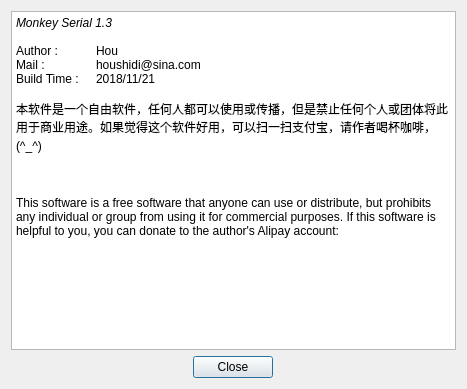
<?xml version="1.0" encoding="UTF-8"?>
<ui version="4.0">
 <class>About</class>
 <widget class="QDialog" name="About">
  <property name="geometry">
   <rect>
    <x>0</x>
    <y>0</y>
    <width>467</width>
    <height>389</height>
   </rect>
  </property>
  <property name="windowTitle">
   <string>About</string>
  </property>
  <property name="styleSheet">
   <string notr="true">font: 9pt &quot;微软雅黑&quot;;</string>
  </property>
  <layout class="QVBoxLayout" name="verticalLayout_2">
   <item>
    <layout class="QVBoxLayout" name="verticalLayout">
     <item>
      <layout class="QHBoxLayout" name="horizontalLayout">
       <item>
        <widget class="QTextBrowser" name="textBrowser">
         <property name="html">
          <string>&lt;!DOCTYPE HTML PUBLIC &quot;-//W3C//DTD HTML 4.0//EN&quot; &quot;http://www.w3.org/TR/REC-html40/strict.dtd&quot;&gt;
&lt;html&gt;&lt;head&gt;&lt;meta name=&quot;qrichtext&quot; content=&quot;1&quot; /&gt;&lt;style type=&quot;text/css&quot;&gt;
p, li { white-space: pre-wrap; }
&lt;/style&gt;&lt;/head&gt;&lt;body style=&quot; font-family:'微软雅黑'; font-size:9pt; font-weight:400; font-style:normal;&quot;&gt;
&lt;p style=&quot; margin-top:0px; margin-bottom:0px; margin-left:0px; margin-right:0px; -qt-block-indent:0; text-indent:0px;&quot;&gt;&lt;img src=&quot;:/image/icon/serial-port.png&quot; /&gt;&lt;span style=&quot; font-style:italic;&quot;&gt;Monkey Serial 1.3&lt;/span&gt;&lt;/p&gt;
&lt;p style=&quot;-qt-paragraph-type:empty; margin-top:0px; margin-bottom:0px; margin-left:0px; margin-right:0px; -qt-block-indent:0; text-indent:0px;&quot;&gt;&lt;br /&gt;&lt;/p&gt;
&lt;p style=&quot; margin-top:0px; margin-bottom:0px; margin-left:0px; margin-right:0px; -qt-block-indent:0; text-indent:0px;&quot;&gt;Author :	Hou&lt;/p&gt;
&lt;p style=&quot; margin-top:0px; margin-bottom:0px; margin-left:0px; margin-right:0px; -qt-block-indent:0; text-indent:0px;&quot;&gt;Mail :	houshidi@sina.com&lt;/p&gt;
&lt;p style=&quot; margin-top:0px; margin-bottom:0px; margin-left:0px; margin-right:0px; -qt-block-indent:0; text-indent:0px;&quot;&gt;Build Time :	2018/11/21 &lt;/p&gt;
&lt;p style=&quot;-qt-paragraph-type:empty; margin-top:0px; margin-bottom:0px; margin-left:0px; margin-right:0px; -qt-block-indent:0; text-indent:0px;&quot;&gt;&lt;br /&gt;&lt;/p&gt;
&lt;p style=&quot; margin-top:0px; margin-bottom:0px; margin-left:0px; margin-right:0px; -qt-block-indent:0; text-indent:0px;&quot;&gt;本软件是一个自由软件，任何人都可以使用或传播，但是禁止任何个人或团体将此用于商业用途。如果觉得这个软件好用，可以扫一扫支付宝，请作者喝杯咖啡， (^_^)&lt;/p&gt;
&lt;p style=&quot;-qt-paragraph-type:empty; margin-top:0px; margin-bottom:0px; margin-left:0px; margin-right:0px; -qt-block-indent:0; text-indent:0px;&quot;&gt;&lt;br /&gt;&lt;/p&gt;
&lt;p align=&quot;center&quot; style=&quot; margin-top:0px; margin-bottom:0px; margin-left:0px; margin-right:0px; -qt-block-indent:0; text-indent:0px;&quot;&gt;&lt;img src=&quot;:/image/icon/alipay.png&quot; /&gt;&lt;/p&gt;
&lt;p style=&quot;-qt-paragraph-type:empty; margin-top:0px; margin-bottom:0px; margin-left:0px; margin-right:0px; -qt-block-indent:0; text-indent:0px;&quot;&gt;&lt;br /&gt;&lt;/p&gt;
&lt;p style=&quot; margin-top:0px; margin-bottom:0px; margin-left:0px; margin-right:0px; -qt-block-indent:0; text-indent:0px;&quot;&gt;This software is a free software that anyone can use or distribute, but prohibits any individual or group from using it for commercial purposes. If this software is helpful to you, you can donate to the author's Alipay account:&lt;/p&gt;
&lt;p align=&quot;center&quot; style=&quot; margin-top:0px; margin-bottom:0px; margin-left:0px; margin-right:0px; -qt-block-indent:0; text-indent:0px;&quot;&gt;&lt;img src=&quot;:/image/icon/alipay.png&quot; /&gt;&lt;/p&gt;
&lt;p style=&quot;-qt-paragraph-type:empty; margin-top:0px; margin-bottom:0px; margin-left:0px; margin-right:0px; -qt-block-indent:0; text-indent:0px;&quot;&gt;&lt;br /&gt;&lt;/p&gt;
&lt;p style=&quot;-qt-paragraph-type:empty; margin-top:0px; margin-bottom:0px; margin-left:0px; margin-right:0px; -qt-block-indent:0; text-indent:0px;&quot;&gt;&lt;br /&gt;&lt;/p&gt;
&lt;p align=&quot;center&quot; style=&quot;-qt-paragraph-type:empty; margin-top:0px; margin-bottom:0px; margin-left:0px; margin-right:0px; -qt-block-indent:0; text-indent:0px;&quot;&gt;&lt;br /&gt;&lt;/p&gt;&lt;/body&gt;&lt;/html&gt;</string>
         </property>
        </widget>
       </item>
      </layout>
     </item>
     <item alignment="Qt::AlignHCenter">
      <widget class="QPushButton" name="pushButton">
       <property name="maximumSize">
        <size>
         <width>80</width>
         <height>16777215</height>
        </size>
       </property>
       <property name="text">
        <string>Close</string>
       </property>
      </widget>
     </item>
    </layout>
   </item>
  </layout>
 </widget>
 <resources/>
 <connections/>
</ui>
